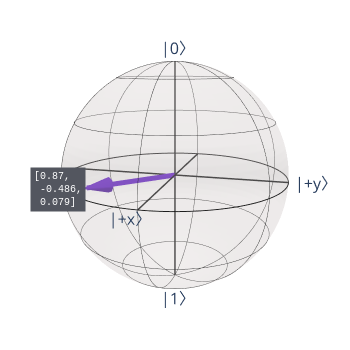

Notebook code cell kept with this figure:
### Markdown cell above
#### Step C. Plot the vector on the bloch sphere.

Note that the following cell for the interactive bloch_sphere would not run properly unless you work in [IQX](https://quantum-computing.ibm.com/login). You can either use `plot_bloch_vector` for the non-interactive version or install `kaleidoscope` by running 

```
pip install kaleidoscope

```
in a terminal.  You also need to restart your kernel after the installation.  To learn more about how to use the interactive bloch sphere, go [here](https://nonhermitian.org/kaleido/stubs/kaleidoscope.interactive.bloch_sphere.html#kaleidoscope.interactive.bloch_sphere).

### Code cell
from kaleidoscope.interactive import bloch_sphere
from qiskit.visualization import plot_bloch_multivector
from qiskit.quantum_info import Statevector

bloch_sphere(bloch_vector, vectors_annotation=True)
